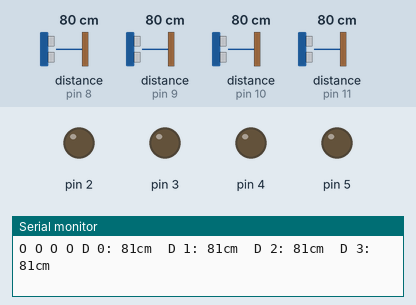
Recording of a sketch running on a simulated Arduino Uno, built with avr-gcc and run on an emulated ATmega328P. Parts: output pins drawn as LEDs (lit = HIGH), the last lines printed to the serial monitor. The test bench sets the inputs (shaded band); at power-on: distance to the obstacle (sensors on pin 8, pin 9, pin 10, pin 11) 80 cm. The echo pulse lasts 58.3 µs per cm.

Above: at 1.2 s.
1.3 s: distance to the obstacle (sensor on pin 8) set to 11 cm
4.3 s: distance to the obstacle (sensor on pin 8) set to 8 cm
At 5.7 s:
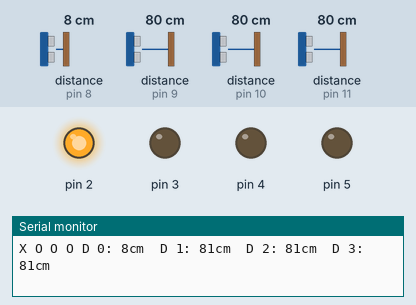
6.0 s: distance to the obstacle (sensor on pin 9) set to 11 cm
9.0 s: distance to the obstacle (sensor on pin 9) set to 8 cm
At 10.2 s:
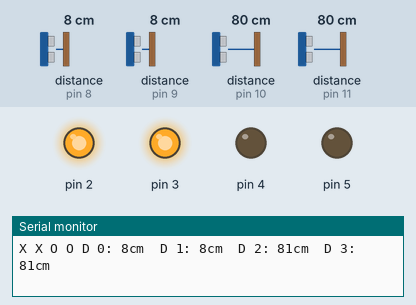
10.7 s: distance to the obstacle (sensor on pin 10) set to 11 cm
13.7 s: distance to the obstacle (sensor on pin 10) set to 8 cm
At 14.4 s:
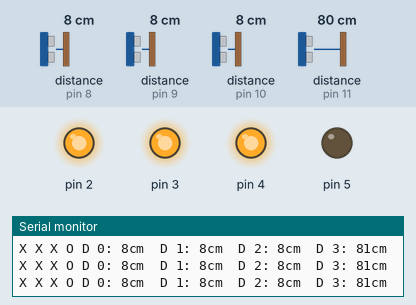
Timing chart, 0 to 16.3 s (numbered marks = the images above; inputs shaded):
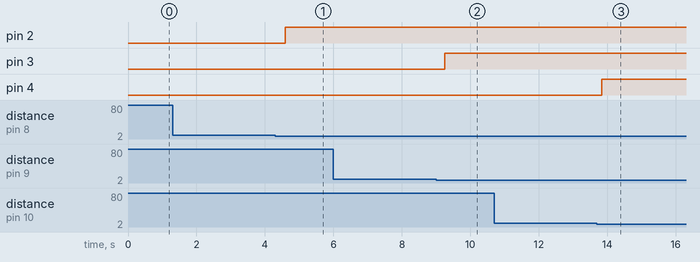

Measured:
- the behaviour switches between 10 and 9 cm on distance to the obstacle (sensor on pin 8) (found by bisection; images 0 and 1)
- the behaviour switches between 10 and 9 cm on distance to the obstacle (sensor on pin 9) (found by bisection; images 1 and 2)
- the behaviour switches between 10 and 9 cm on distance to the obstacle (sensor on pin 10) (found by bisection; images 2 and 3)
- after the input at 4.3 s, pin 2: LOW → HIGH after 0.29 s
- after the input at 9.0 s, pin 3: LOW → HIGH after 0.25 s
- after the input at 13.7 s, pin 4: LOW → HIGH after 0.14 s

The sketch:

Multiple_HCSR04s.ino
```cpp
#include <NewPing.h>

#define trig0 8
#define echo0 8

#define trig1 9
#define echo1 9

#define trig2 10
#define echo2 10

#define trig3 11
#define echo3 11

#define maxD 400

  NewPing sensor0(trig0, echo0, maxD);
  NewPing sensor1(trig1, echo1, maxD);
  NewPing sensor2(trig2, echo2, maxD);
  NewPing sensor3(trig3, echo3, maxD);

float distance0, distance1, distance2, distance3;

void setup() {
  pinMode(2, OUTPUT);
  pinMode(3, OUTPUT);
  pinMode(4, OUTPUT);
  pinMode(5, OUTPUT);
  Serial.begin(115200);
}

void loop() {
  distance0 = sensor0.ping_cm();
  delay(20);

  distance1 = sensor1.ping_cm();
  delay(20);

  distance2 = sensor2.ping_cm();
  delay(20);

  distance3 = sensor3.ping_cm();
  delay(20);

  Serial.print("D 0: " + String(int(distance0)) + "cm  ");
  Serial.print("D 1: " + String(int(distance1)) + "cm  ");
  Serial.print("D 2: " + String(int(distance2)) + "cm  ");
  Serial.print("D 3: " + String(int(distance3)) + "cm  ");
  Serial.println();

  if(distance0 < 10){
    digitalWrite(2, HIGH);
    Serial.print("X ");
  }
  else{
    digitalWrite(2, LOW);
    Serial.print("O ");
  }
   if(distance1 < 10){
    digitalWrite(3, HIGH);
    Serial.print("X ");
  }
  else{
    digitalWrite(3, LOW);
    Serial.print("O ");
  }
   if(distance2 < 10){
    digitalWrite(4, HIGH);
    Serial.print("X ");
  }
  else{
    digitalWrite(4, LOW);
    Serial.print("O ");
  }
   if(distance3 < 10){
    digitalWrite(5, HIGH);
    Serial.print("X ");
  }
  else{
    digitalWrite(5, LOW);
    Serial.print("O ");
  }

  delay(150);
}
```
